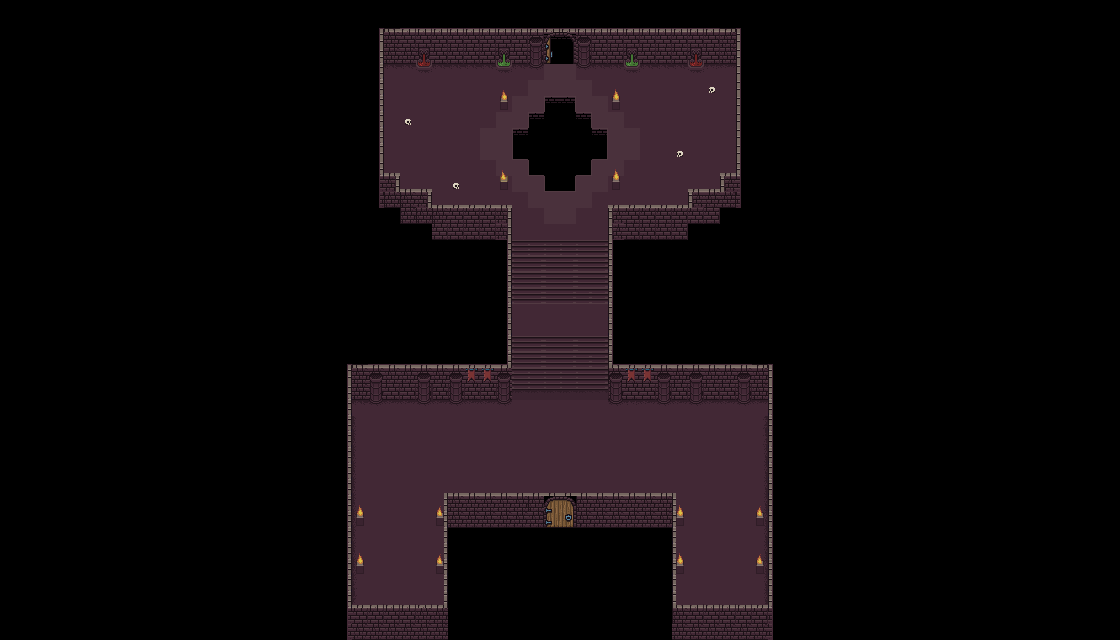

This game map was drawn from its Tiled (.tmx) file and the tilesets committed beside it. A one-line description and the trimmed map source follow:
An orthogonal 70x40 tile map with 16x16 px tiles, 5 tile layers (background, floor, walls, extras, ...), 1 hidden layer not drawn, 2 tilesets.

<map version="1.9" tiledversion="1.9.2" orientation="orthogonal" renderorder="right-down" width="70" height="40" tilewidth="16" tileheight="16" infinite="0" nextlayerid="7" nextobjectid="1">
 <tileset firstgid="1" name="asa" tilewidth="16" tileheight="16" tilecount="512" columns="32">
  <image source="tiles/0x72_16x16DungeonTileset.v5/0x72_16x16DungeonTileset.v5.png" width="512" height="256" />
 </tileset>
 <tileset firstgid="513" name="MainLev2.0" tilewidth="16" tileheight="16" tilecount="9792" columns="102">
  <image source="tiles/RPGW_Caves_v2.1/MainLev2.0.png" width="1632" height="1536" />
 </tileset>
 <layer id="1" name="background" width="70" height="40">
  <data>[2800 cells, 2800 non-empty, 1 distinct tile ids]</data>
 </layer>
 <layer id="3" name="floor" width="70" height="40">
  <data>[2800 cells, 478 non-empty, 9 distinct tile ids]</data>
 </layer>
 <layer id="2" name="walls" width="70" height="40">
  <data>[2800 cells, 360 non-empty, 34 distinct tile ids]</data>
 </layer>
 <layer id="4" name="extras" width="70" height="40">
  <data>[2800 cells, 70 non-empty, 17 distinct tile ids]</data>
 </layer>
 <layer id="6" name="opendoor" width="70" height="40">
  <data>[2800 cells, 4 non-empty, 4 distinct tile ids]</data>
 </layer>
 <layer id="5" name="closeddoor" width="70" height="40" visible="0">
  <data>[2800 cells, 4 non-empty, 4 distinct tile ids]</data>
 </layer>
</map>
